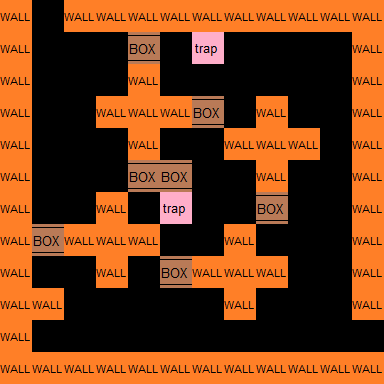

Tiled map render using the project's own tile images. Description and the map definition, with tile-layer contents summarised, below:
An orthogonal 12x12 tile map with 32x32 px tiles, 2 tile layers (Calque de Tile 1, meta), 2 tilesets.

<map version="1.0" orientation="orthogonal" width="12" height="12" tilewidth="32" tileheight="32">
 <tileset firstgid="1" name="min" tilewidth="32" tileheight="32">
  <image source="../tilesets/walls.png" width="256" height="192" />
 </tileset>
 <tileset firstgid="49" name="meta" tilewidth="32" tileheight="32">
  <image source="../tilesets/metaset2.png" width="64" height="64" />
 </tileset>
 <layer name="Calque de Tile 1" width="12" height="12">
  <data>[144 cells, 144 non-empty, 1 distinct tile ids]</data>
 </layer>
 <layer name="meta" width="12" height="12">
  <data>[144 cells, 72 non-empty, 3 distinct tile ids]</data>
 </layer>
</map>
